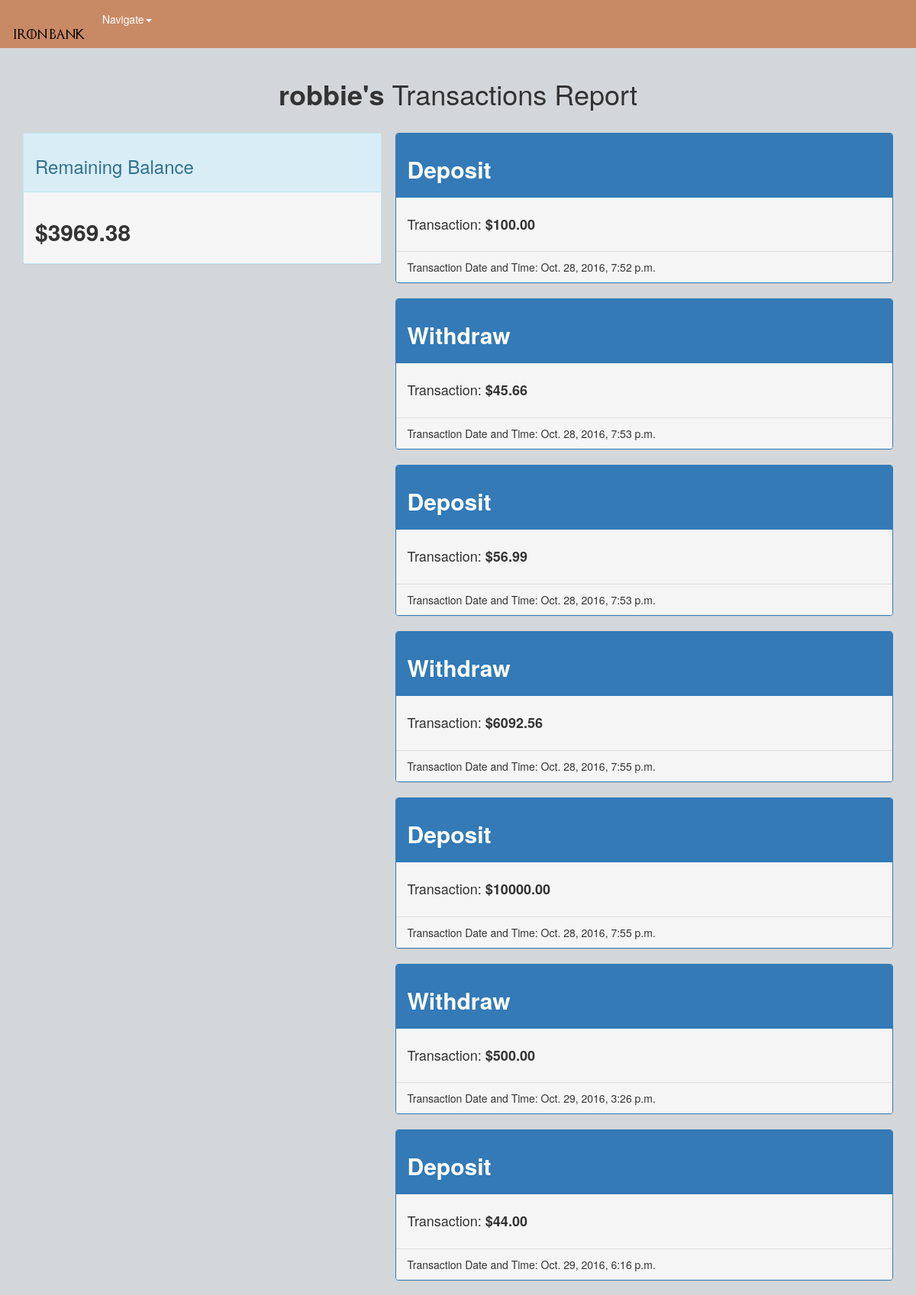
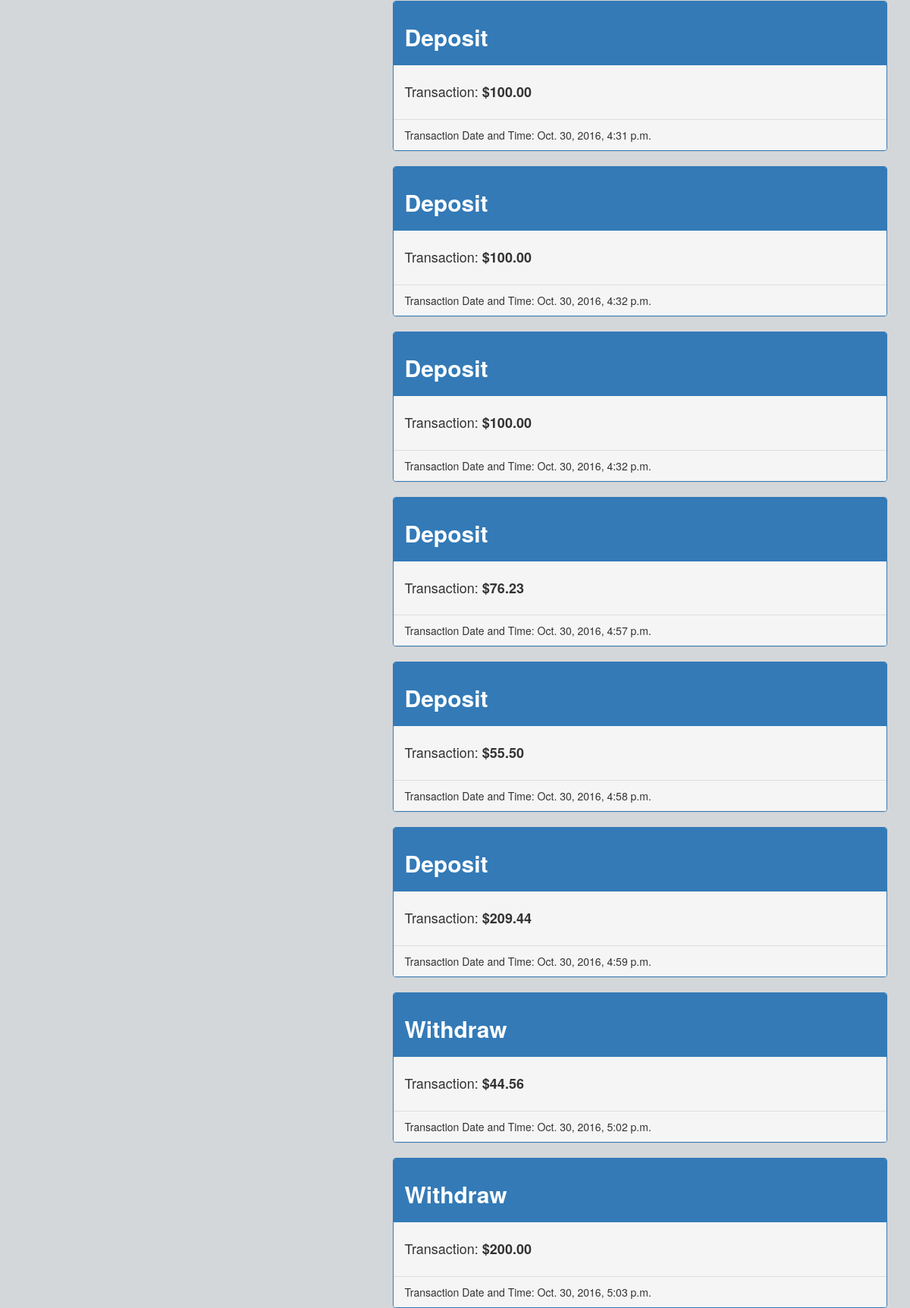
The app's page /account/1/ (signed in, upper part) with its own data (2 pictures, top to bottom).
### bank/models.py (models this page shows)
class Profile(models.Model):
    user = models.OneToOneField('auth.User')
    @property
    def balance(self):
        deposit_total = 0
        withdraw_total = 0
        transactions = Transaction.objects.filter(user=self.user)
        for transaction in transactions:
            if transaction.operator1 =='D':
                deposit_total += transaction.num1
            else:
                withdraw_total += transaction.num1
        return round(deposit_total - withdraw_total, 2)

class Transaction(models.Model):
    user = models.ForeignKey('auth.User')
    num1 = models.FloatField()
    operator1 = models.CharField(max_length=1, choices=OPTION)
    created = models.DateTimeField(auto_now_add=True)

### bank/views.py (the view)
# urls.py: url(r'^account/(?P<pk>\d+)/$', TransactionDetailView.as_view(), name="transaction_detail_view"),
class TransactionDetailView(ListView):
    model = Transaction
    def get_context_data(self, **kwargs):
        context = super().get_context_data(**kwargs)
        context['accounts'] = Transaction.objects.all()
        return context

### templates/bank/transaction_list.html
{% extends 'base.html' %}
{% block content %}
 <br>
  <h1><b>{{ request.user }}'s</b> Transactions Report</h1>
  <br>
  <div class="row">
    <div class="col-md-5">
      <div class="panel panel-info">
        <div class="panel-heading">
          <h3>Remaining Balance</h3>
        </div>
        <div class="panel-body">
          <h2><b>${{ request.user.profile.balance|floatformat:2 }}</b></h2>
        </div>
      </div>
    </div>
  </div>
    {% for account in accounts %}
      {% if request.user == account.user %}
      <div class="profile_info">
        <div class="row">
          <div class="col-md-7">
            <div class="panel panel-primary">
              <div class="panel-heading">
                <h2><b>{{ account.get_operator1_display }}</b></h2>
              </div>
              <div class="panel-body">
                <h4>Transaction: <b>${{ account.num1|floatformat:2 }}</b></h4>
              </div>
              <div class="panel-footer">
                Transaction Date and Time:  {{ account.created }}
              </div>
            </div>
          </div>
        </div>
    {% endif %}
  {% endfor %}
  </div>
{% endblock %}

### templates/base.html (style rules this page uses)
h1 { text-align: center; }
.col-md-5 { position: fixed; }
.col-md-7 { float: right; }
body { background-color: #d4d7d9; }
.panel-body { background-color: #f5f5f5; }

### records on screen
Transaction: operator1 "Deposit", num1 "100.00", created "Oct. 28, 2016, 7:52 p.m."
Transaction: operator1 "Withdraw", num1 "45.66", created "Oct. 28, 2016, 7:53 p.m."
Transaction: operator1 "Deposit", num1 "56.99", created "Oct. 28, 2016, 7:53 p.m."
Transaction: operator1 "Withdraw", num1 "6092.56", created "Oct. 28, 2016, 7:55 p.m."
Transaction: operator1 "Deposit", num1 "10000.00", created "Oct. 28, 2016, 7:55 p.m."
Transaction: operator1 "Withdraw", num1 "500.00", created "Oct. 29, 2016, 3:26 p.m."
Transaction: operator1 "Deposit", num1 "44.00", created "Oct. 29, 2016, 6:16 p.m."
Transaction: operator1 "Deposit", num1 "100.00", created "Oct. 30, 2016, 4:31 p.m."
Transaction: operator1 "Deposit", num1 "100.00", created "Oct. 30, 2016, 4:32 p.m."
Transaction: operator1 "Deposit", num1 "100.00", created "Oct. 30, 2016, 4:32 p.m."
Transaction: operator1 "Deposit", num1 "76.23", created "Oct. 30, 2016, 4:57 p.m."
Transaction: operator1 "Deposit", num1 "55.50", created "Oct. 30, 2016, 4:58 p.m."
Transaction: operator1 "Deposit", num1 "209.44", created "Oct. 30, 2016, 4:59 p.m."
Transaction: operator1 "Withdraw", num1 "44.56", created "Oct. 30, 2016, 5:02 p.m."
Transaction: operator1 "Withdraw", num1 "200.00", created "Oct. 30, 2016, 5:03 p.m."

### other values on screen
{{ request.user }} "robbie"
{{ request.user.profile.balance|floatformat:2 }} "3969.38"
